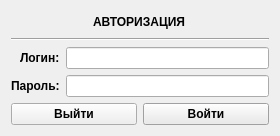
<?xml version="1.0" encoding="UTF-8"?>
<ui version="4.0">
 <class>ConnectionDialog</class>
 <widget class="QDialog" name="ConnectionDialog">
  <property name="windowModality">
   <enum>Qt::NonModal</enum>
  </property>
  <property name="enabled">
   <bool>true</bool>
  </property>
  <property name="geometry">
   <rect>
    <x>0</x>
    <y>0</y>
    <width>280</width>
    <height>136</height>
   </rect>
  </property>
  <property name="minimumSize">
   <size>
    <width>280</width>
    <height>136</height>
   </size>
  </property>
  <property name="maximumSize">
   <size>
    <width>280</width>
    <height>136</height>
   </size>
  </property>
  <property name="palette">
   <palette>
    <active>
     <colorrole role="Highlight">
      <brush brushstyle="SolidPattern">
       <color alpha="255">
        <red>51</red>
        <green>94</green>
        <blue>168</blue>
       </color>
      </brush>
     </colorrole>
    </active>
    <inactive>
     <colorrole role="Highlight">
      <brush brushstyle="SolidPattern">
       <color alpha="255">
        <red>235</red>
        <green>233</green>
        <blue>237</blue>
       </color>
      </brush>
     </colorrole>
    </inactive>
    <disabled>
     <colorrole role="Highlight">
      <brush brushstyle="SolidPattern">
       <color alpha="255">
        <red>51</red>
        <green>94</green>
        <blue>168</blue>
       </color>
      </brush>
     </colorrole>
    </disabled>
   </palette>
  </property>
  <property name="windowTitle">
   <string/>
  </property>
  <property name="autoFillBackground">
   <bool>false</bool>
  </property>
  <property name="sizeGripEnabled">
   <bool>false</bool>
  </property>
  <property name="modal">
   <bool>false</bool>
  </property>
  <layout class="QGridLayout" name="gridLayout">
   <item row="2" column="0">
    <layout class="QGridLayout" name="gridLayout_2">
     <item row="0" column="1">
      <widget class="QLineEdit" name="lineEditUserName">
       <property name="minimumSize">
        <size>
         <width>0</width>
         <height>0</height>
        </size>
       </property>
       <property name="font">
        <font>
         <family>Arial</family>
         <pointsize>9</pointsize>
        </font>
       </property>
      </widget>
     </item>
     <item row="0" column="0" alignment="Qt::AlignRight">
      <widget class="QLabel" name="labelLogin">
       <property name="font">
        <font>
         <family>Arial</family>
         <pointsize>9</pointsize>
         <weight>75</weight>
         <bold>true</bold>
        </font>
       </property>
       <property name="text">
        <string>Логин:</string>
       </property>
      </widget>
     </item>
     <item row="1" column="0" alignment="Qt::AlignRight">
      <widget class="QLabel" name="labelPassword">
       <property name="font">
        <font>
         <family>Arial</family>
         <pointsize>9</pointsize>
         <weight>75</weight>
         <bold>true</bold>
        </font>
       </property>
       <property name="text">
        <string>Пароль:</string>
       </property>
      </widget>
     </item>
     <item row="1" column="1">
      <widget class="QLineEdit" name="lineEditPassword">
       <property name="sizePolicy">
        <sizepolicy hsizetype="Expanding" vsizetype="Fixed">
         <horstretch>0</horstretch>
         <verstretch>0</verstretch>
        </sizepolicy>
       </property>
       <property name="minimumSize">
        <size>
         <width>133</width>
         <height>0</height>
        </size>
       </property>
       <property name="font">
        <font>
         <family>Arial</family>
         <pointsize>9</pointsize>
        </font>
       </property>
       <property name="frame">
        <bool>true</bool>
       </property>
       <property name="echoMode">
        <enum>QLineEdit::Password</enum>
       </property>
      </widget>
     </item>
    </layout>
   </item>
   <item row="4" column="0">
    <layout class="QHBoxLayout" name="hLayoutOkCancel">
     <item>
      <widget class="QPushButton" name="buttonCancel">
       <property name="font">
        <font>
         <family>Arial</family>
         <pointsize>9</pointsize>
         <weight>75</weight>
         <bold>true</bold>
        </font>
       </property>
       <property name="inputMethodHints">
        <set>Qt::ImhNone</set>
       </property>
       <property name="text">
        <string>Выйти</string>
       </property>
       <property name="iconSize">
        <size>
         <width>16</width>
         <height>16</height>
        </size>
       </property>
       <property name="checkable">
        <bool>false</bool>
       </property>
       <property name="autoExclusive">
        <bool>false</bool>
       </property>
       <property name="flat">
        <bool>false</bool>
       </property>
      </widget>
     </item>
     <item>
      <widget class="QPushButton" name="buttonDatabaseConnect">
       <property name="font">
        <font>
         <family>Arial</family>
         <pointsize>9</pointsize>
         <weight>75</weight>
         <bold>true</bold>
        </font>
       </property>
       <property name="text">
        <string>Войти</string>
       </property>
       <property name="icon">
        <iconset>
         <normaloff>:/connect/images/connect.ico</normaloff>:/connect/images/connect.ico</iconset>
       </property>
       <property name="default">
        <bool>true</bool>
       </property>
       <property name="flat">
        <bool>false</bool>
       </property>
      </widget>
     </item>
    </layout>
   </item>
   <item row="1" column="0">
    <widget class="Line" name="lineTop">
     <property name="orientation">
      <enum>Qt::Horizontal</enum>
     </property>
    </widget>
   </item>
   <item row="0" column="0" alignment="Qt::AlignHCenter">
    <widget class="QLabel" name="labelWindowDescription">
     <property name="font">
      <font>
       <family>Arial</family>
       <pointsize>9</pointsize>
       <weight>75</weight>
       <bold>true</bold>
      </font>
     </property>
     <property name="text">
      <string>АВТОРИЗАЦИЯ</string>
     </property>
    </widget>
   </item>
  </layout>
 </widget>
 <resources/>
 <connections/>
</ui>
